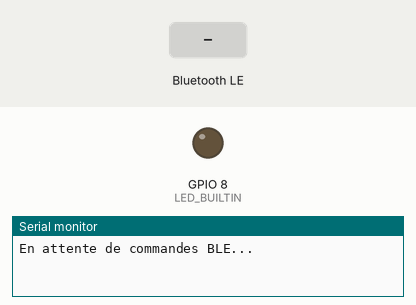
This sketch was run on a simulated ESP32-C3. On the bench: output pins drawn as LEDs (lit = HIGH), the last lines printed to the serial monitor. Inputs (shaded band) come from the test bench. Nothing arrives over Bluetooth unless stated; a phone connects over Bluetooth LE 3 s after start.

Above: at 1.2 s.
1.3 s: Bluetooth LE write "OFF" received
At 2.1 s:
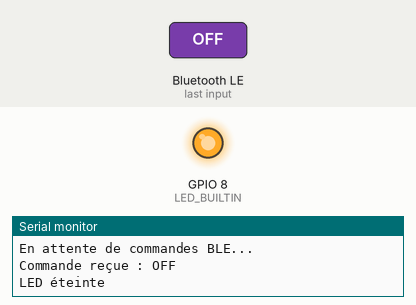
2.8 s: Bluetooth LE write "ON" received
At 3.2 s:
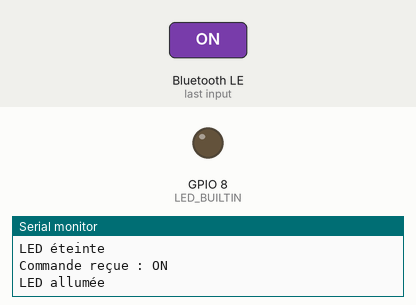
Timing chart, 0 to 5.8 s (numbered marks = the images above; inputs shaded):
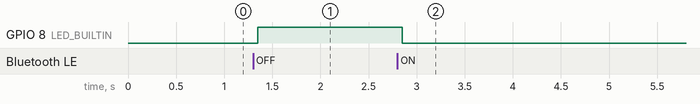

The sketch:

premierCode2emeESP.ino
```cpp
#include <BLEDevice.h>
#include <BLEServer.h>
#include <BLEUtils.h>
#include <BLE2902.h>

#define LED_BUILTIN 8  // LED intégrée sur l’ESP32-C3 (souvent GPIO 8)

BLEServer* pServer = nullptr;
BLECharacteristic* pCharacteristic = nullptr;

#define SERVICE_UUID        "12345678-1234-1234-1234-1234567891ab"
#define CHARACTERISTIC_UUID "abcd1234-5678-90ab-cdef-1234567891ab"

class CommandCallback : public BLECharacteristicCallbacks {
  void onWrite(BLECharacteristic* pCharacteristic) override {
    String value = pCharacteristic->getValue().c_str();
    Serial.print("Commande reçue : ");
    Serial.println(value.c_str());

    if (value == "ON") {
      digitalWrite(LED_BUILTIN, LOW);
      Serial.println("LED allumée");
    } else if (value == "OFF") {
      digitalWrite(LED_BUILTIN, HIGH);
      Serial.println("LED éteinte");
    }
  }
};

void setup() {
  Serial.begin(115200);
  pinMode(LED_BUILTIN, OUTPUT);

  BLEDevice::init("ESP32-C3-BLE2");
  BLEServer* pServer = BLEDevice::createServer();

  BLEService *pService = pServer->createService(SERVICE_UUID);

  pCharacteristic = pService->createCharacteristic(
                      CHARACTERISTIC_UUID,
                      BLECharacteristic::PROPERTY_WRITE | BLECharacteristic::PROPERTY_READ
                    );

  pCharacteristic->setCallbacks(new CommandCallback());
  pCharacteristic->setValue("Prêt à recevoir");
  pService->start();

  BLEAdvertising *pAdvertising = BLEDevice::getAdvertising();
  pAdvertising->start();
  Serial.println("En attente de commandes BLE...");
}

void loop() {
  // Rien à faire ici, on réagit aux commandes BLE
}
```

Measured:
- after the input at 1.3 s, GPIO 8 (LED_BUILTIN): LOW → HIGH after 0.05 s
- after the input at 2.8 s, GPIO 8 (LED_BUILTIN): HIGH → LOW after 0.05 s
